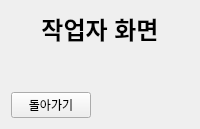
<?xml version="1.0" encoding="UTF-8"?>
<ui version="4.0">
 <class>WorkerScreen</class>
 <widget class="QWidget" name="WorkerScreen">
  <layout class="QVBoxLayout" name="verticalLayout_worker">
   <item>
    <widget class="QLabel" name="label_workerTitle">
     <property name="font">
      <font>
       <pointsize>18</pointsize>
       <weight>75</weight>
       <bold>true</bold>
      </font>
     </property>
     <property name="text">
      <string>작업자 화면</string>
     </property>
     <property name="alignment">
      <set>Qt::AlignmentFlag::AlignCenter</set>
     </property>
    </widget>
   </item>
   <item>
    <spacer name="verticalSpacer_worker">
     <property name="orientation">
      <enum>Qt::Orientation::Vertical</enum>
     </property>
     <property name="sizeHint" stdset="0">
      <size>
       <width>20</width>
       <height>40</height>
      </size>
     </property>
    </spacer>
   </item>
   <item>
    <layout class="QHBoxLayout" name="horizontalLayout_back">
     <item>
      <widget class="QPushButton" name="backButton">
       <property name="maximumSize">
        <size>
         <width>150</width>
         <height>32</height>
        </size>
       </property>
       <property name="text">
        <string>돌아가기</string>
       </property>
      </widget>
     </item>
     <item>
      <spacer name="horizontalSpacer_back">
       <property name="orientation">
        <enum>Qt::Orientation::Horizontal</enum>
       </property>
       <property name="sizeHint" stdset="0">
        <size>
         <width>40</width>
         <height>20</height>
        </size>
       </property>
      </spacer>
     </item>
    </layout>
   </item>
  </layout>
 </widget>
 <resources/>
 <connections/>
</ui>
